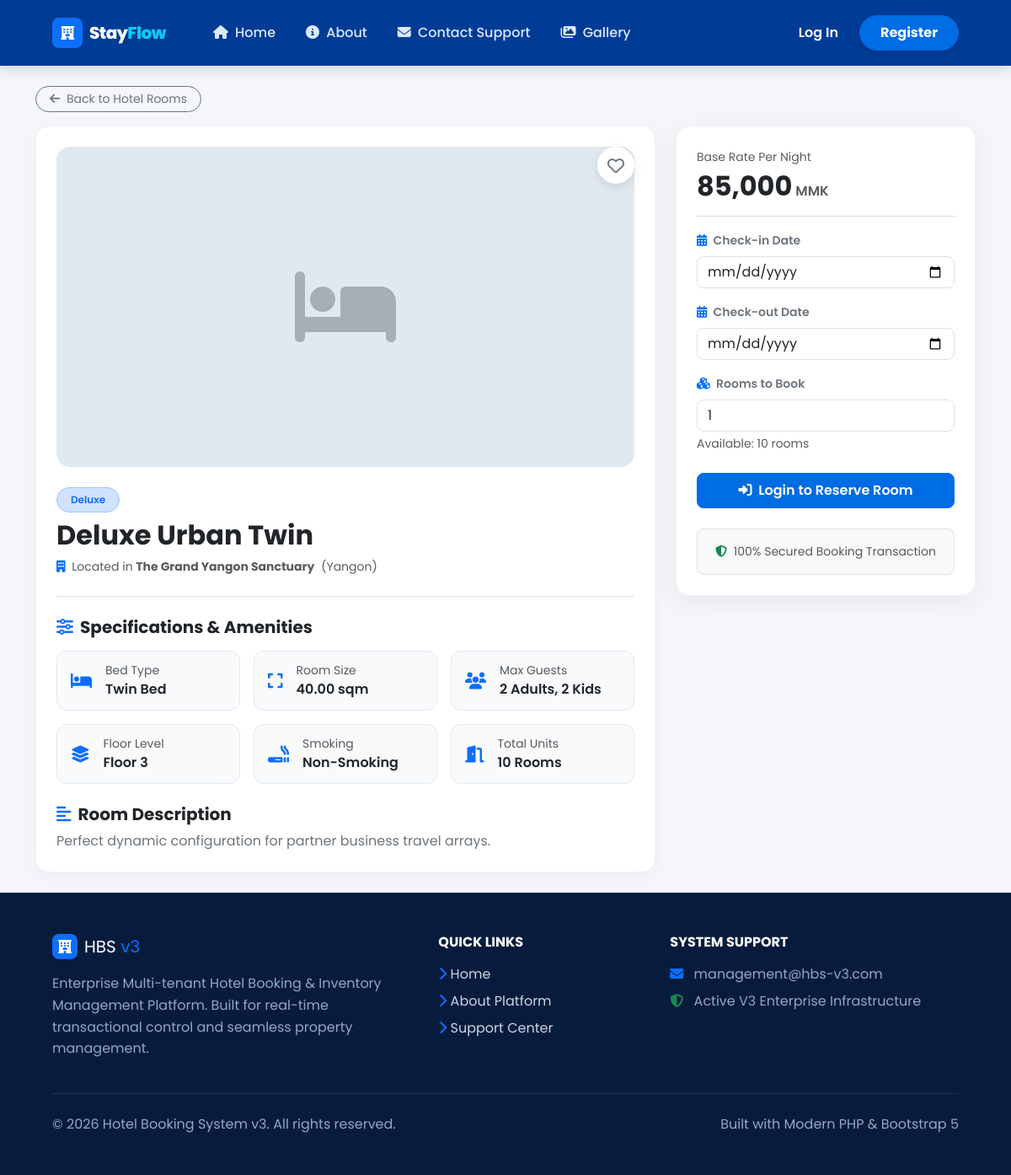
The page /product_detail.php?room_id=2 on the database as committed earlier.
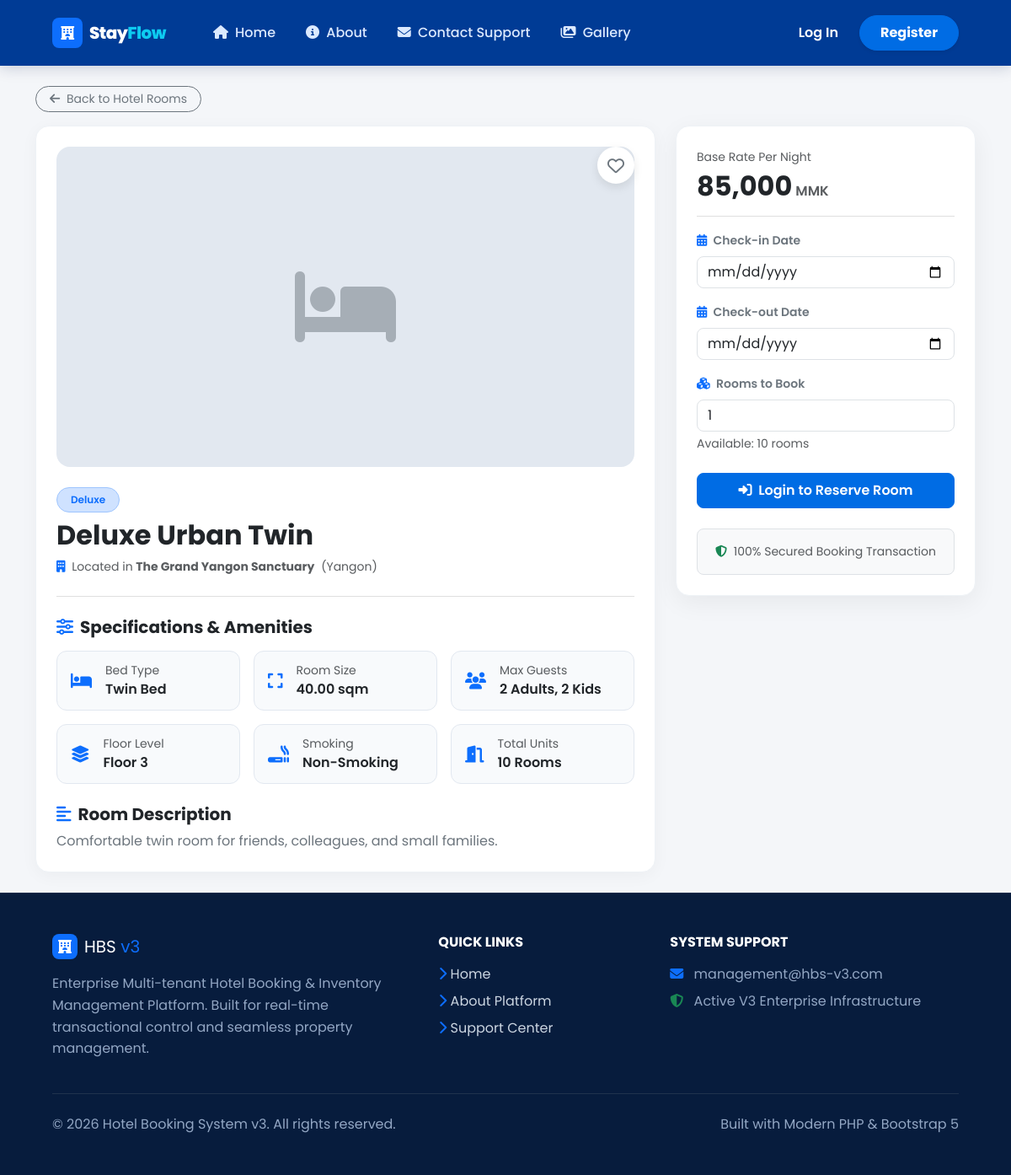
The same page on the database as committed later.
### tables this page shows
CREATE TABLE `rooms` (
  `room_id` int(11) NOT NULL,
  `hotel_id` int(11) NOT NULL,
  `room_name` varchar(150) NOT NULL,
  `room_type` enum('Single','Double','Twin','Triple','Deluxe','Suite','Family','Executive') NOT NULL,
  `room_description` text DEFAULT NULL,
  `bed_type` enum('Single Bed','Double Bed','Queen Bed','King Bed','Twin Bed','Mixed') NOT NULL,
  `room_size` decimal(6,2) DEFAULT NULL,
  `room_size_unit` enum('sqm','sqft') DEFAULT 'sqm',
  `floor_no` int(11) DEFAULT NULL,
  `total_rooms` int(11) NOT NULL DEFAULT 1,
  `max_adults` int(11) NOT NULL DEFAULT 2,
  `max_children` int(11) NOT NULL DEFAULT 0,
  `base_price` decimal(12,2) NOT NULL,
  `extra_bed_price` decimal(12,2) DEFAULT 0.00,
  `breakfast_included` tinyint(1) DEFAULT 0,
  `free_cancellation` tinyint(1) DEFAULT 1,
  `smoking_allowed` tinyint(1) DEFAULT 0,
  `room_status` enum('available','maintenance','inactive') DEFAULT 'available',
  `created_at` timestamp NOT NULL DEFAULT current_timestamp(),
  `updated_at` timestamp NOT NULL DEFAULT current_timestamp() ON UPDATE current_timestamp()
);

CREATE TABLE `hotels` (
  `hotel_id` int(11) NOT NULL,
  `owner_id` int(11) NOT NULL,
  `hotel_name` varchar(150) NOT NULL,
  `description` text DEFAULT NULL,
  `address` text NOT NULL,
  `city` varchar(100) DEFAULT NULL,
  `state` varchar(100) DEFAULT NULL,
  `country` varchar(100) DEFAULT NULL,
  `postal_code` varchar(20) DEFAULT NULL,
  `latitude` decimal(10,8) DEFAULT NULL,
  `longitude` decimal(11,8) DEFAULT NULL,
  `hotel_phone` varchar(30) DEFAULT NULL,
  `hotel_email` varchar(150) DEFAULT NULL,
  `website` varchar(255) DEFAULT NULL,
  `star_rating` decimal(2,1) DEFAULT 0.0,
  `check_in_time` time DEFAULT '14:00:00',
  `check_out_time` time DEFAULT '12:00:00',
  `status` enum('pending','approved','rejected','inactive') DEFAULT 'pending',
  `created_at` timestamp NOT NULL DEFAULT current_timestamp(),
  `updated_at` timestamp NOT NULL DEFAULT current_timestamp() ON UPDATE current_timestamp()
);

### product_detail.php (the view, shortened to what the changed rows need)
<?php
require_once 'includes/header.php';
$room_id = mysqli_real_escape_string($conn, $_GET['room_id']);
$query = "SELECT r.*, h.hotel_name, h.address, h.city, h.country, h.star_rating, h.hotel_id
          FROM rooms r
          JOIN hotels h ON r.hotel_id = h.hotel_id
          WHERE r.room_id = '$room_id' LIMIT 1";
$result = mysqli_query($conn, $query);
$room = mysqli_fetch_assoc($result);
$hotel_id = $room['hotel_id'];
$room_img = !empty($room['room_image']) ? $room['room_image'] : (!empty($room['image_url']) ? $room['image_url'] : '');
?>
<!DOCTYPE html>
<html lang="en">
<head>
    <link href="https://cdn.jsdelivr.net/npm/bootstrap@5.3.2/dist/css/bootstrap.min.css" rel="stylesheet">
    <link rel="stylesheet" href="https://cdnjs.cloudflare.com/ajax/libs/font-awesome/6.5.1/css/all.min.css">
</head>
<body>
<div class="container my-4">
    <div class="row g-4">
        <div class="col-lg-8">
            <div class="detail-card p-4">
                <div class="position-absolute top-0 end-0 m-4 z-3">
                    <button class="wishlist-btn" data-hotel-id="<?= $hotel_id; ?>" title="Save to Wishlist">
                    </button>
                </div>
                <div class="room-hero-img rounded-4 mb-4 overflow-hidden">
                    <?php if (!empty($room_img) && file_exists($room_img)): ?>
                        <img src="<?= htmlspecialchars($room_img); ?>" alt="<?= htmlspecialchars($room['room_name']); ?>" class="w-100 h-100 object-fit-cover">
                    <?php else: ?>
                        <i class="fa-solid fa-bed fa-6x text-secondary opacity-50"></i>
                    <?php endif; ?>
                </div>
                <div class="d-flex justify-content-between align-items-start flex-wrap gap-2 mb-2 pe-5">
                    <div>
                        <span class="badge bg-primary-subtle text-primary border border-primary-subtle px-3 py-2 rounded-pill fw-semibold mb-2">
                            <?= htmlspecialchars($room['room_type']); ?>
                        </span>
                        <h2 class="fw-bold text-dark m-0"><?= htmlspecialchars($room['room_name']); ?></h2>
                    </div>
                </div>
                <p class="text-muted small mb-4">
                    <i class="fa-solid fa-building text-primary me-1"></i> Located in
                    <strong><?= htmlspecialchars($room['hotel_name']); ?></strong>
                    <span class="ms-1">(<?= htmlspecialchars($room['city']); ?>)</span>
                </p>
                <hr class="text-black-50 my-4">
                <h5 class="fw-bold text-dark mb-3"><i class="fa-solid fa-sliders text-primary me-2"></i>Specifications & Amenities</h5>
                <div class="row g-3 mb-4">
                    <div class="col-sm-6 col-md-4">
                        <div class="spec-item d-flex align-items-center gap-3">
                            <div>
                                <small class="text-muted d-block">Bed Type</small>
                                <span class="fw-semibold text-dark"><?= htmlspecialchars($room['bed_type']); ?></span>
                            </div>
                        </div>
                    </div>
                    <div class="col-sm-6 col-md-4">
                        <div class="spec-item d-flex align-items-center gap-3">
                            <div>
                                <small class="text-muted d-block">Room Size</small>
                                <span class="fw-semibold text-dark"><?= htmlspecialchars($room['room_size']); ?> <?= htmlspecialchars($room['room_size_unit']); ?></span>
                            </div>
                        </div>
                    </div>
                    <div class="col-sm-6 col-md-4">
                        <div class="spec-item d-flex align-items-center gap-3">
                            <div>
                                <small class="text-muted d-block">Max Guests</small>
                                <span class="fw-semibold text-dark"><?= $room['max_adults']; ?> Adults, <?= $room['max_children']; ?> Kids</span>
                            </div>
                        </div>
                    </div>
                    <div class="col-sm-6 col-md-4">
                        <div class="spec-item d-flex align-items-center gap-3">
                            <div>
                                <small class="text-muted d-block">Floor Level</small>
                                <span class="fw-semibold text-dark">Floor <?= htmlspecialchars($room['floor_no']); ?></span>
                            </div>
                        </div>
                    </div>
                    <div class="col-sm-6 col-md-4">
                    </div>
                    <div class="col-sm-6 col-md-4">
                        <div class="spec-item d-flex align-items-center gap-3">
                            <div>
                                <small class="text-muted d-block">Total Units</small>
                                <span class="fw-semibold text-dark"><?= htmlspecialchars($room['total_rooms']); ?> Rooms</span>
                            </div>
                        </div>
                    </div>
                </div>
                <?php if (!empty($room['room_description'])): ?>
                    <h5 class="fw-bold text-dark mb-2"><i class="fa-solid fa-align-left text-primary me-2"></i>Room Description</h5>
                    <p class="text-secondary lh-base mb-0">
                        <?= nl2br(htmlspecialchars($room['room_description'])); ?>
                    </p>
                <?php endif; ?>
            </div>
        </div>
        <div class="col-lg-4">
            <div class="booking-sidebar p-4">
                <div class="mb-3">
                    <div class="d-flex align-items-baseline gap-1 mt-1">
                        <h2 class="fw-bold text-dark m-0"><?= number_format($room['base_price'], 0); ?></h2>
                        <span class="text-muted fw-semibold">MMK</span>
                    </div>
                </div>
                <form action="order.php" method="GET">
                    <div class="mb-4">
                        <label class="form-label small fw-semibold text-secondary">
                            <i class="fa-solid fa-cubes text-primary me-1"></i> Rooms to Book
                        </label>
                        <input type="number" name="quantity" class="form-control rounded-3" value="1" min="1" max="<?= $room['total_rooms']; ?>" required>
                        <small class="text-muted d-block mt-1">Available: <?= $room['total_rooms']; ?> rooms</small>
                    </div>
                </form>
            </div>
        </div>
    </div>
</div>
</body>
</html>
<?php require_once 'includes/footer.php'; ?>

Rows that differ between the two databases and show on the page:
changed rooms "Deluxe Urban Twin": room_description "Perfect dynamic configuration for partner business travel arrays." → "Comfortable twin room for friends, colleagues, and small families."
